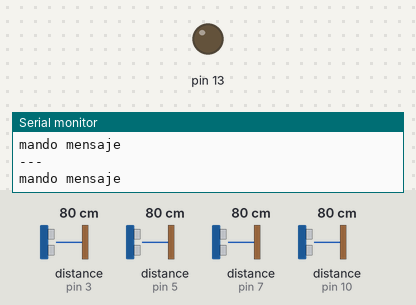
The sketch below on a simulated Arduino Uno, built with avr-gcc and run on an emulated ATmega328P. On the bench: output pins drawn as LEDs (lit = HIGH), the last lines printed to the serial monitor. Wiring (inferred from the names in the program): 4 × ultrasonic range finder: trigger pin 4, echo pin 3 / trigger pin 6, echo pin 5 / trigger pin 8, echo pin 7 / trigger pin 11, echo pin 10. The inputs (shaded band) are chosen by the test bench; at power-on: distance to the obstacle (sensors on pin 3, pin 5, pin 7, pin 10) 80 cm. The echo pulse lasts 58.3 µs per cm; pins used as bus, display or sensor lines are not drawn.

Above: at 5.8 s.
5.9 s: distance to the obstacle (sensor on pin 3) set to 12 cm
14.2 s: distance to the obstacle (sensor on pin 3) set to 9 cm
At 18.8 s:
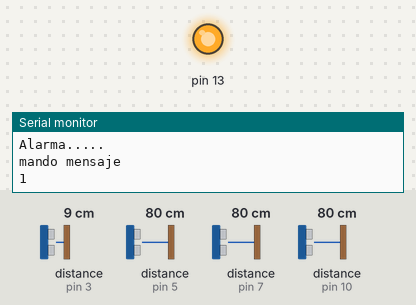
Timing chart, 0 to 20.3 s (numbered marks = the images above; inputs shaded):
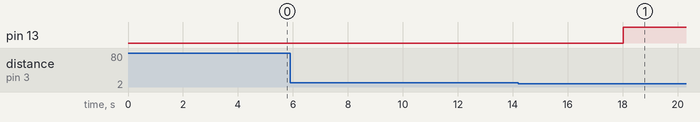

The sketch:

Arduino_sensores.ino
```cpp
/*  Aplicacion arduino
 *  Proyecto arduino- Estacionado Automatico
 *  Servo motor y sensores delanteros.
 *  Juan Alberto Gutierrez Canto Ingeniero en Software
 *  enero 6 del 2017. version 1.0
*/

#include <mcp_can.h>                          //Biblioteca para la integración del BUS CAN Shield con arduino
#include <SPI.h>                              //Permite al arduino comunicarse con dispositivos SPI (Serial Peripheral Interface)
#define CAN0_INT 2                              // Set INT to pin 2
#define dfPecho 3
#define dfPtrig 4
#define dlPecho 5
#define dlPtrig 6
#define tfPecho 7
#define tfPtrig 8
#define tlPecho 10
#define tlPtrig 11

long dfDuracion, dfDistancia,dlDuracion, dlDistancia,tfDuracion, tfDistancia,tlDuracion, tlDistancia;
                                              // the cs pin of the version after v1.1 is default to D9
                                              // v0.9b and v1.0 is default D10
const int SPI_CS_PIN = 9;                     //Pin que usara el can shield para el envió/recepción de mensajes de la red can
MCP_CAN CAN(SPI_CS_PIN);                      // Configura el pin 9 (SPI_CS_PIN) para la red bus can


void setup() {
  Serial.begin(9600);                         //Inicializa el puerto serial a un baudio de 9600
  START_INIT:                                 //Retorno del goto
  if(CAN_OK == CAN.begin(MCP_ANY, CAN_500KBPS, MCP_16MHZ)){       // Si el bus can inciia con exito al inicializa el bus can con un baudio de 500K
    Serial.println("CAN BUS Shield init ok!");//Imprime el mensaje al monitor serie de exito
  }
  else{                                       //Si no se pudo inicializar el can bus
    Serial.println("CAN BUS Shield init fail");//Imprime el mensaje al monitor serial de fracaso
    Serial.println("Init CAN BUS Shield again");
    delay(100);                                //Genera un retraso de 100 milisegundos
    goto START_INIT;                           //Regresamos hasta que se inicialice el bus can
  }
  pinMode(dfPecho, INPUT);
  pinMode(dfPtrig, OUTPUT);
  pinMode(dlPecho, INPUT);
  pinMode(dlPtrig, OUTPUT);
  pinMode(tfPecho, INPUT);
  pinMode(tfPtrig, OUTPUT);
  pinMode(tlPecho, INPUT);
  pinMode(tlPtrig, OUTPUT);
  pinMode(13,1);
  //CAN.setMode(MCP_NORMAL);   // Change to normal mode to allow messages to be transmitted
}

unsigned char motor_parado[8] =    {0, 0, 0, 0, 0, 0, 0, 2};     //Mensaje personalizado para indicar que el motor dara marcha atras
unsigned int id_motor = 0x01;                                     //ID asignado a el dispositivo de servo motor en la red can


void loop() {
  CAN.sendMsgBuf(id_motor, 0, 8, motor_parado);              //Envia el mensaje motor parado con el respectivo id
    Serial.println("mando mensaje");
  digitalWrite(dfPtrig,LOW);
  digitalWrite(dlPtrig,LOW);
  digitalWrite(tfPtrig,LOW);
  digitalWrite(tlPtrig,LOW);
  //delay(2000);
  digitalWrite(dfPtrig,HIGH);
  digitalWrite(dlPtrig,HIGH);
  digitalWrite(tfPtrig,HIGH);
  digitalWrite(tlPtrig,HIGH);
  //delay(2000);
  digitalWrite(dfPtrig,LOW);
  digitalWrite(dlPtrig,LOW);
  digitalWrite(tfPtrig,LOW);
  digitalWrite(tlPtrig,LOW);

  dfDuracion = pulseIn(dfPecho,HIGH);
  dfDistancia=(dfDuracion/2)/29;
  dlDuracion = pulseIn(dlPecho,HIGH);
  dlDistancia=(dlDuracion/2)/29;
  tfDuracion = pulseIn(tfPecho,HIGH);
  tfDistancia=(tfDuracion/2)/29;
  tlDuracion = pulseIn(tlPecho,HIGH);
  tlDistancia=(tlDuracion/2)/29;
  if(dfDistancia >= 500 || dfDistancia <= 0 || dlDistancia >= 500 || dlDistancia <= 0 || tfDistancia >= 500 || tfDistancia <= 0 || tlDistancia >= 500 || tlDistancia <= 0){
    Serial.println("---");
  }
  else{
    Serial.print(dfDistancia);
    Serial.println("cm");
    digitalWrite(13,0);
  }

  if((dfDistancia <= 10 && dfDistancia >= 1) || (dlDistancia <= 10 && dlDistancia >= 1) || (tfDistancia <= 10 && tfDistancia >= 1) || (tlDistancia <= 10 && tlDistancia >= 1)){
    digitalWrite(13,1);
    Serial.println("Alarma.....");
    CAN.sendMsgBuf(id_motor, 0, 8, motor_parado);              //Envia el mensaje motor parado con el respectivo id
    Serial.println("mando mensaje");
    Serial.println(id_motor);
  }
  delay(2000);

}
```

Measured:
- the behaviour switches between 11 and 10 cm on distance to the obstacle (sensor on pin 3) (found by bisection; images 0 and 1)
- after the input at 14.2 s, pin 13: LOW → HIGH after 3.8 s
